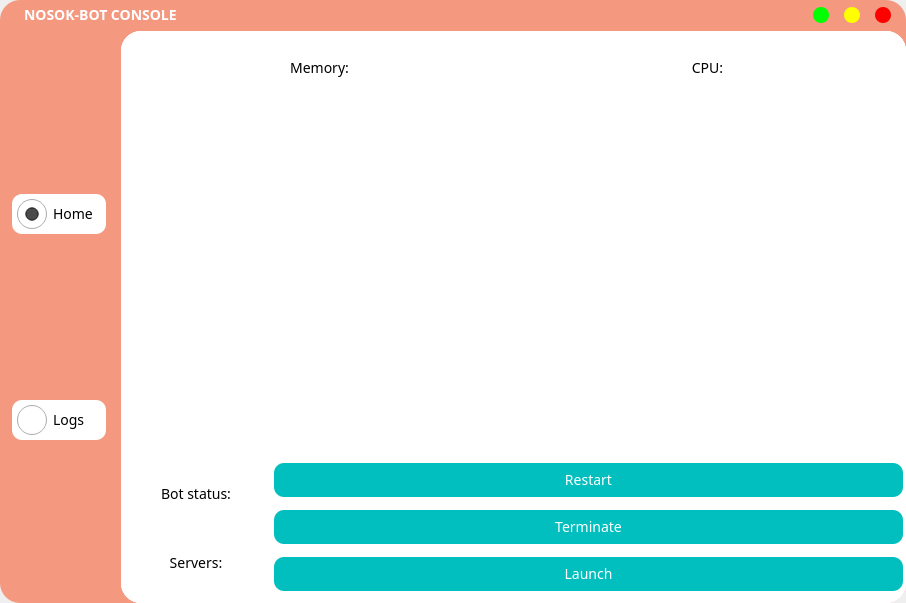
<?xml version="1.0" encoding="UTF-8"?>
<ui version="4.0">
 <class>MainWindow</class>
 <widget class="QMainWindow" name="MainWindow">
  <property name="geometry">
   <rect>
    <x>0</x>
    <y>0</y>
    <width>906</width>
    <height>603</height>
   </rect>
  </property>
  <property name="windowTitle">
   <string>nosok-bot console v1.0</string>
  </property>
  <property name="styleSheet">
   <string notr="true">QMainWindow {
	border: none;
	border-radius: 20px
}</string>
  </property>
  <widget class="QWidget" name="centralwidget">
   <property name="font">
    <font>
     <family>Montserrat SemiBold</family>
     <weight>75</weight>
     <bold>true</bold>
    </font>
   </property>
   <property name="styleSheet">
    <string notr="true">#centralwidget {
	background-color: rgb(244, 152, 128);
	border: 1px transparent;
	border-radius: 20px;
}

QLabel, QPushButton, QRadioButton {
	font-family: Montserrat;
	font-size: 14px;
	text-align: center;
}</string>
   </property>
   <layout class="QGridLayout" name="gridLayout_3">
    <property name="leftMargin">
     <number>9</number>
    </property>
    <property name="topMargin">
     <number>0</number>
    </property>
    <property name="rightMargin">
     <number>0</number>
    </property>
    <property name="bottomMargin">
     <number>0</number>
    </property>
    <item row="1" column="3" rowspan="2">
     <widget class="QStackedWidget" name="pages">
      <property name="styleSheet">
       <string notr="true">QWidget {
	border: 1px transparent;
	border-radius: 20px;
	background-color: rgb(255, 255, 255);
}

QPushButton {
	background-color: rgb(1, 191, 191, 255);
	border: none;
	border-radius: 10px;
	padding: 7px;
	color: white
}

QPushButton:hover {
	background-color: rgb(1, 191, 191, 150);
}</string>
      </property>
      <property name="currentIndex">
       <number>0</number>
      </property>
      <widget class="QWidget" name="homePage">
       <property name="styleSheet">
        <string notr="true"/>
       </property>
       <layout class="QGridLayout" name="gridLayout_2">
        <property name="leftMargin">
         <number>0</number>
        </property>
        <property name="topMargin">
         <number>0</number>
        </property>
        <property name="rightMargin">
         <number>0</number>
        </property>
        <property name="bottomMargin">
         <number>0</number>
        </property>
        <property name="spacing">
         <number>0</number>
        </property>
        <item row="0" column="0" colspan="2">
         <widget class="QFrame" name="variables">
          <property name="frameShape">
           <enum>QFrame::StyledPanel</enum>
          </property>
          <property name="frameShadow">
           <enum>QFrame::Raised</enum>
          </property>
          <layout class="QGridLayout" name="gridLayout_4">
           <property name="leftMargin">
            <number>5</number>
           </property>
           <property name="topMargin">
            <number>5</number>
           </property>
           <property name="rightMargin">
            <number>5</number>
           </property>
           <property name="bottomMargin">
            <number>5</number>
           </property>
           <property name="spacing">
            <number>2</number>
           </property>
           <item row="0" column="1">
            <widget class="QFrame" name="latency_frame">
             <property name="frameShape">
              <enum>QFrame::StyledPanel</enum>
             </property>
             <property name="frameShadow">
              <enum>QFrame::Raised</enum>
             </property>
             <layout class="QGridLayout" name="gridLayout_6">
              <property name="leftMargin">
               <number>0</number>
              </property>
              <property name="topMargin">
               <number>0</number>
              </property>
              <property name="rightMargin">
               <number>0</number>
              </property>
              <property name="bottomMargin">
               <number>0</number>
              </property>
              <property name="spacing">
               <number>0</number>
              </property>
              <item row="0" column="0">
               <widget class="QLabel" name="title_lat">
                <property name="maximumSize">
                 <size>
                  <width>16777215</width>
                  <height>20</height>
                 </size>
                </property>
                <property name="font">
                 <font>
                  <family>Montserrat</family>
                  <pointsize>-1</pointsize>
                 </font>
                </property>
                <property name="text">
                 <string>CPU:</string>
                </property>
                <property name="alignment">
                 <set>Qt::AlignBottom|Qt::AlignHCenter</set>
                </property>
               </widget>
              </item>
              <item row="1" column="0">
               <widget class="QLabel" name="latency">
                <property name="minimumSize">
                 <size>
                  <width>325</width>
                  <height>325</height>
                 </size>
                </property>
                <property name="maximumSize">
                 <size>
                  <width>290</width>
                  <height>290</height>
                 </size>
                </property>
                <property name="text">
                 <string/>
                </property>
               </widget>
              </item>
             </layout>
            </widget>
           </item>
           <item row="0" column="0">
            <widget class="QFrame" name="memory_frame">
             <property name="frameShape">
              <enum>QFrame::StyledPanel</enum>
             </property>
             <property name="frameShadow">
              <enum>QFrame::Raised</enum>
             </property>
             <layout class="QGridLayout" name="gridLayout_5">
              <property name="leftMargin">
               <number>0</number>
              </property>
              <property name="topMargin">
               <number>0</number>
              </property>
              <property name="rightMargin">
               <number>0</number>
              </property>
              <property name="bottomMargin">
               <number>0</number>
              </property>
              <property name="spacing">
               <number>0</number>
              </property>
              <item row="0" column="0">
               <widget class="QLabel" name="title_mem">
                <property name="maximumSize">
                 <size>
                  <width>16777215</width>
                  <height>20</height>
                 </size>
                </property>
                <property name="font">
                 <font>
                  <family>Montserrat</family>
                  <pointsize>-1</pointsize>
                 </font>
                </property>
                <property name="text">
                 <string>Memory:</string>
                </property>
                <property name="alignment">
                 <set>Qt::AlignBottom|Qt::AlignHCenter</set>
                </property>
               </widget>
              </item>
              <item row="1" column="0">
               <widget class="QLabel" name="memory">
                <property name="minimumSize">
                 <size>
                  <width>325</width>
                  <height>325</height>
                 </size>
                </property>
                <property name="maximumSize">
                 <size>
                  <width>290</width>
                  <height>290</height>
                 </size>
                </property>
                <property name="text">
                 <string/>
                </property>
               </widget>
              </item>
             </layout>
            </widget>
           </item>
          </layout>
         </widget>
        </item>
        <item row="2" column="1">
         <widget class="QWidget" name="controlBtns" native="true">
          <property name="maximumSize">
           <size>
            <width>16777215</width>
            <height>150</height>
           </size>
          </property>
          <property name="styleSheet">
           <string notr="true"/>
          </property>
          <layout class="QVBoxLayout" name="verticalLayout">
           <property name="leftMargin">
            <number>3</number>
           </property>
           <property name="topMargin">
            <number>3</number>
           </property>
           <property name="rightMargin">
            <number>3</number>
           </property>
           <property name="bottomMargin">
            <number>3</number>
           </property>
           <item>
            <widget class="QPushButton" name="restart">
             <property name="font">
              <font>
               <family>Montserrat</family>
               <pointsize>-1</pointsize>
              </font>
             </property>
             <property name="text">
              <string>Restart</string>
             </property>
            </widget>
           </item>
           <item>
            <widget class="QPushButton" name="terminate">
             <property name="font">
              <font>
               <family>Montserrat</family>
               <pointsize>-1</pointsize>
              </font>
             </property>
             <property name="text">
              <string>Terminate</string>
             </property>
            </widget>
           </item>
           <item>
            <widget class="QPushButton" name="launch">
             <property name="styleSheet">
              <string notr="true"/>
             </property>
             <property name="text">
              <string>Launch</string>
             </property>
            </widget>
           </item>
          </layout>
         </widget>
        </item>
        <item row="2" column="0">
         <widget class="QFrame" name="infopanel">
          <property name="maximumSize">
           <size>
            <width>150</width>
            <height>16777215</height>
           </size>
          </property>
          <property name="font">
           <font>
            <family>Montserrat</family>
            <pointsize>12</pointsize>
           </font>
          </property>
          <property name="styleSheet">
           <string notr="true"/>
          </property>
          <property name="frameShape">
           <enum>QFrame::StyledPanel</enum>
          </property>
          <property name="frameShadow">
           <enum>QFrame::Raised</enum>
          </property>
          <layout class="QVBoxLayout" name="verticalLayout_2">
           <item>
            <widget class="QLabel" name="status">
             <property name="text">
              <string>Bot status:</string>
             </property>
             <property name="textFormat">
              <enum>Qt::PlainText</enum>
             </property>
             <property name="alignment">
              <set>Qt::AlignCenter</set>
             </property>
            </widget>
           </item>
           <item>
            <widget class="QLabel" name="servers">
             <property name="font">
              <font>
               <family>Montserrat</family>
               <pointsize>-1</pointsize>
              </font>
             </property>
             <property name="text">
              <string>Servers:</string>
             </property>
             <property name="textFormat">
              <enum>Qt::PlainText</enum>
             </property>
             <property name="alignment">
              <set>Qt::AlignCenter</set>
             </property>
            </widget>
           </item>
          </layout>
         </widget>
        </item>
       </layout>
      </widget>
      <widget class="QWidget" name="logsPage">
       <layout class="QGridLayout" name="gridLayout">
        <item row="1" column="0">
         <widget class="QPushButton" name="download">
          <property name="text">
           <string>Download log</string>
          </property>
         </widget>
        </item>
        <item row="0" column="0">
         <widget class="QTextBrowser" name="logger">
          <property name="font">
           <font>
            <family>Droid Sans Mono</family>
            <pointsize>10</pointsize>
            <weight>50</weight>
            <bold>false</bold>
           </font>
          </property>
          <property name="styleSheet">
           <string notr="true">#logger {
	border: None;
	background-color: white;
}</string>
          </property>
         </widget>
        </item>
       </layout>
      </widget>
     </widget>
    </item>
    <item row="0" column="0" colspan="4">
     <widget class="QWidget" name="topBar" native="true">
      <property name="maximumSize">
       <size>
        <width>16777215</width>
        <height>25</height>
       </size>
      </property>
      <property name="styleSheet">
       <string notr="true">#topBar {
	border: none;
	border-radius: 20px;
}

QPushButton {
	border: none;
	border-radius: 8px;
}

#close_btn {
	background-color: rgb(255, 0, 0, 255);
}

#close_btn:hover {
	background-color: rgb(255, 0, 0, 150);
}

#minimize_btn {
	background-color: rgba(0, 255, 0, 255);
}

#minimize_btn:hover {
	background-color: rgba(0, 255, 0, 150);
}

#maximize_btn {
	background-color: rgba(255, 255, 0, 255);
}

#maximize_btn:hover {
	background-color: rgba(255, 255, 0, 150);
}</string>
      </property>
      <layout class="QHBoxLayout" name="horizontalLayout">
       <property name="spacing">
        <number>15</number>
       </property>
       <property name="leftMargin">
        <number>15</number>
       </property>
       <property name="topMargin">
        <number>5</number>
       </property>
       <property name="rightMargin">
        <number>15</number>
       </property>
       <property name="bottomMargin">
        <number>0</number>
       </property>
       <item>
        <widget class="QLabel" name="title">
         <property name="font">
          <font>
           <family>Montserrat</family>
           <pointsize>-1</pointsize>
           <weight>62</weight>
           <bold>true</bold>
          </font>
         </property>
         <property name="styleSheet">
          <string notr="true">color: white;
font-weight: 500</string>
         </property>
         <property name="text">
          <string>NOSOK-BOT CONSOLE</string>
         </property>
        </widget>
       </item>
       <item>
        <widget class="QPushButton" name="minimize_btn">
         <property name="maximumSize">
          <size>
           <width>16</width>
           <height>16</height>
          </size>
         </property>
         <property name="toolTip">
          <string>Minimize</string>
         </property>
         <property name="text">
          <string/>
         </property>
        </widget>
       </item>
       <item>
        <widget class="QPushButton" name="maximize_btn">
         <property name="maximumSize">
          <size>
           <width>16</width>
           <height>16</height>
          </size>
         </property>
         <property name="toolTip">
          <string>Maximize</string>
         </property>
         <property name="text">
          <string/>
         </property>
        </widget>
       </item>
       <item>
        <widget class="QPushButton" name="close_btn">
         <property name="maximumSize">
          <size>
           <width>16</width>
           <height>16</height>
          </size>
         </property>
         <property name="toolTip">
          <string>Close</string>
         </property>
         <property name="autoFillBackground">
          <bool>false</bool>
         </property>
         <property name="styleSheet">
          <string notr="true"/>
         </property>
         <property name="text">
          <string/>
         </property>
         <property name="flat">
          <bool>false</bool>
         </property>
        </widget>
       </item>
      </layout>
     </widget>
    </item>
    <item row="1" column="0" rowspan="2" colspan="2">
     <widget class="QWidget" name="navBar" native="true">
      <property name="minimumSize">
       <size>
        <width>100</width>
        <height>0</height>
       </size>
      </property>
      <property name="maximumSize">
       <size>
        <width>100</width>
        <height>16777215</height>
       </size>
      </property>
      <property name="styleSheet">
       <string notr="true">QRadioButton {
	color: black;

	background-color: rgb(255, 255, 255);
	border-style: solid;
	border-radius: 10px;
	padding: 5px;
}

QRadioButton::indicator {
    width: 30px;
    height: 30px;
}

#home::indicator:checked {
	image: url(:/navigation/home_checked);
}

#home::indicator:unchecked {
	image: url(:/navigation/home_unchecked);
}

#logs::indicator:checked {
	image: url(:/navigation/log_checked);
}

#logs::indicator:unchecked {
	image: url(:/navigation/log_unchecked);
}</string>
      </property>
      <layout class="QVBoxLayout" name="navigateBar_2">
       <property name="leftMargin">
        <number>3</number>
       </property>
       <property name="topMargin">
        <number>3</number>
       </property>
       <property name="rightMargin">
        <number>3</number>
       </property>
       <property name="bottomMargin">
        <number>3</number>
       </property>
       <item>
        <widget class="QRadioButton" name="home">
         <property name="maximumSize">
          <size>
           <width>16777215</width>
           <height>16777215</height>
          </size>
         </property>
         <property name="font">
          <font>
           <family>Montserrat</family>
           <pointsize>-1</pointsize>
          </font>
         </property>
         <property name="styleSheet">
          <string notr="true"/>
         </property>
         <property name="text">
          <string>Home</string>
         </property>
         <property name="iconSize">
          <size>
           <width>32</width>
           <height>32</height>
          </size>
         </property>
         <property name="checked">
          <bool>true</bool>
         </property>
        </widget>
       </item>
       <item>
        <widget class="QRadioButton" name="logs">
         <property name="maximumSize">
          <size>
           <width>16777215</width>
           <height>16777215</height>
          </size>
         </property>
         <property name="text">
          <string>Logs</string>
         </property>
         <property name="iconSize">
          <size>
           <width>32</width>
           <height>32</height>
          </size>
         </property>
        </widget>
       </item>
      </layout>
     </widget>
    </item>
   </layout>
  </widget>
 </widget>
 <resources>
  <include location="sources.qrc"/>
 </resources>
 <connections/>
</ui>
